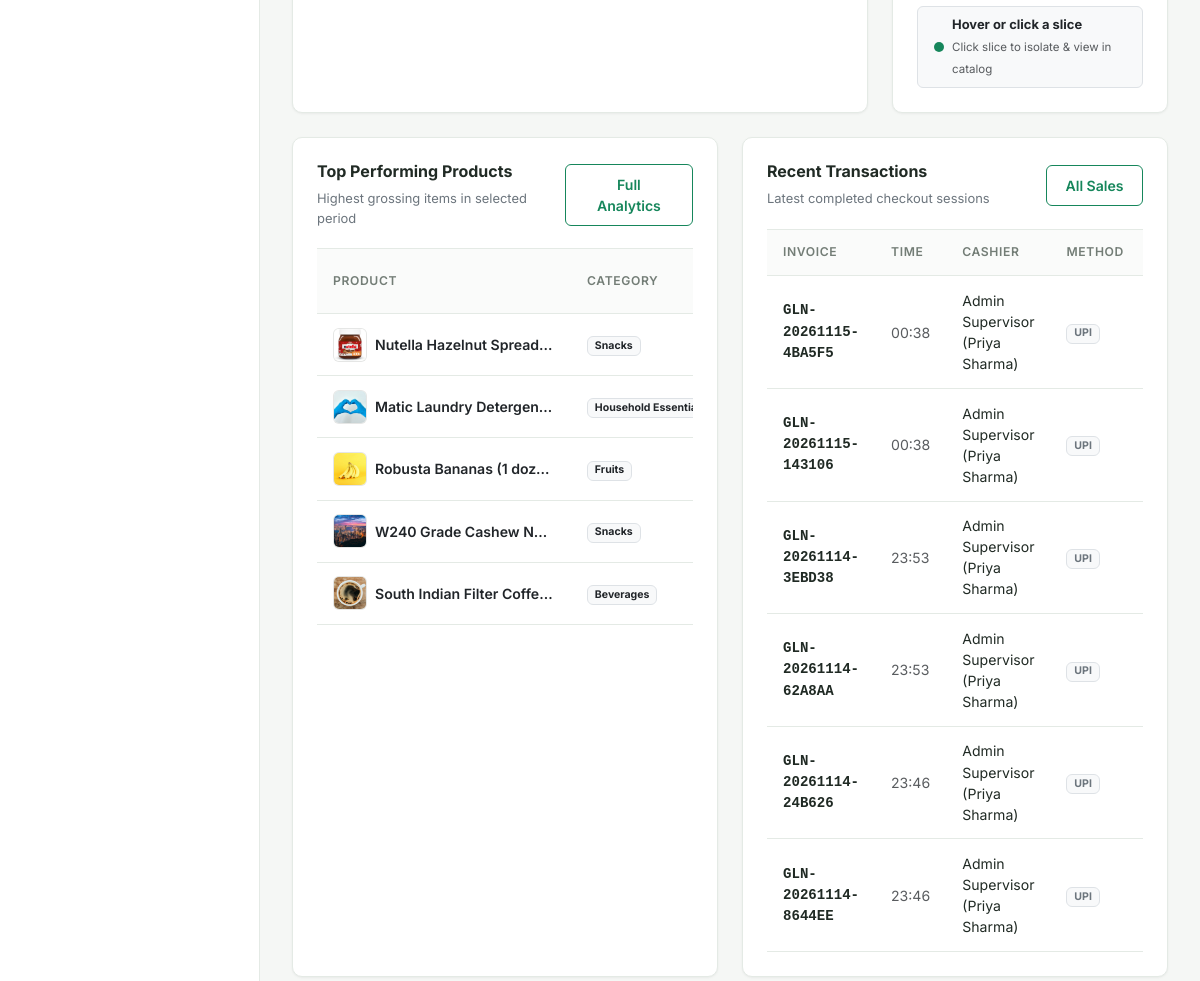
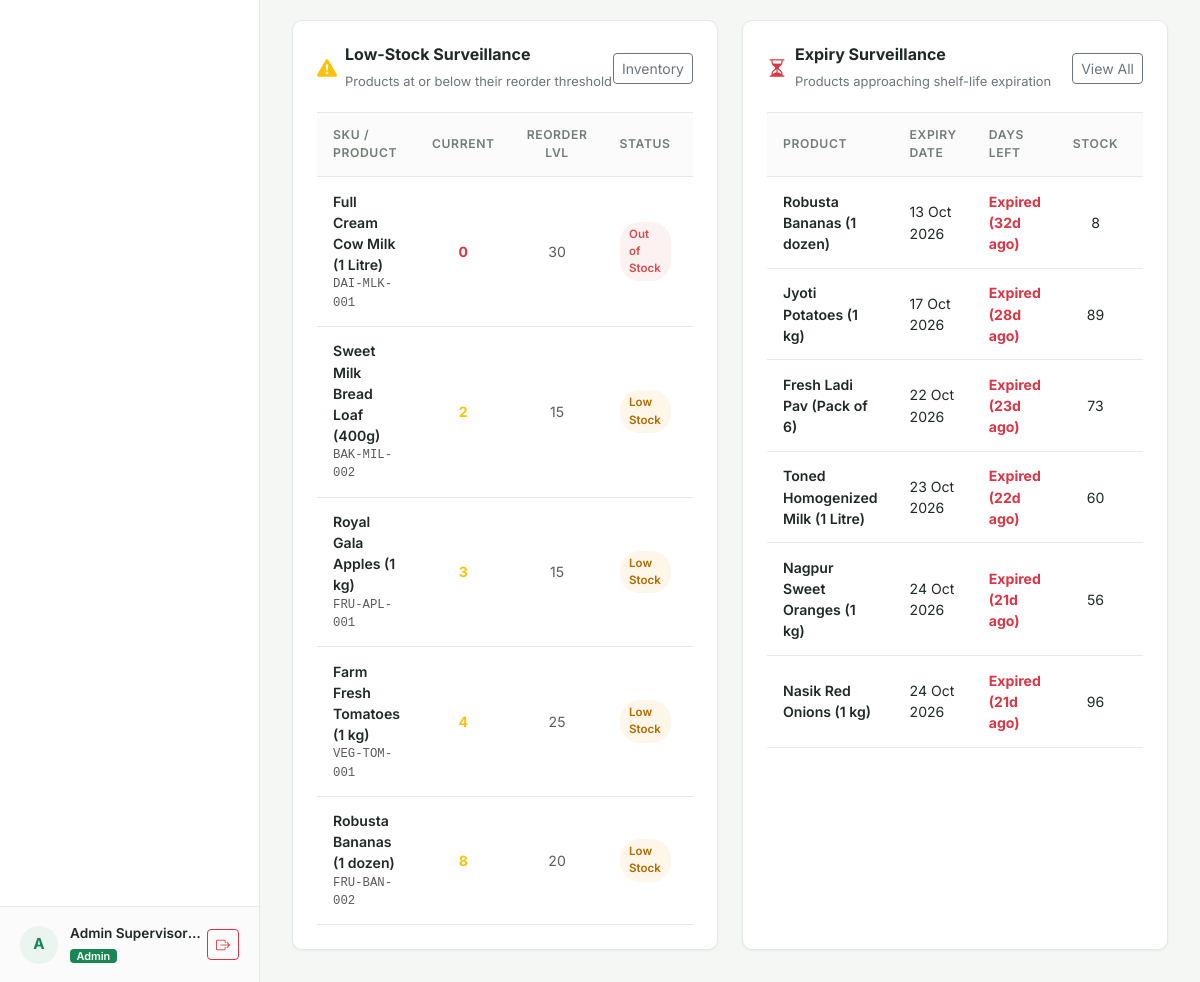
The page /dashboard (signed in, lower part) on the database as committed earlier (2 pictures, top to bottom).
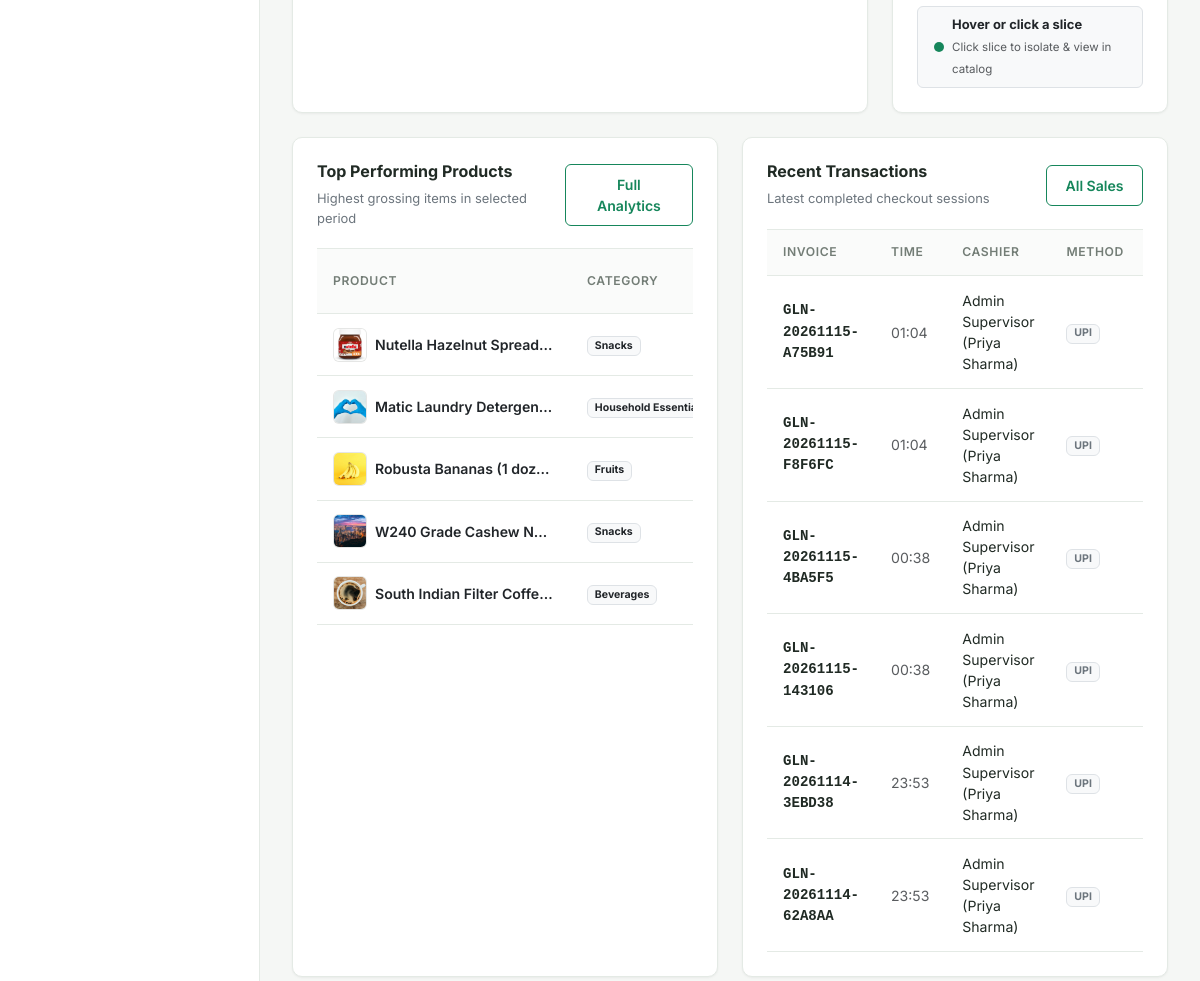
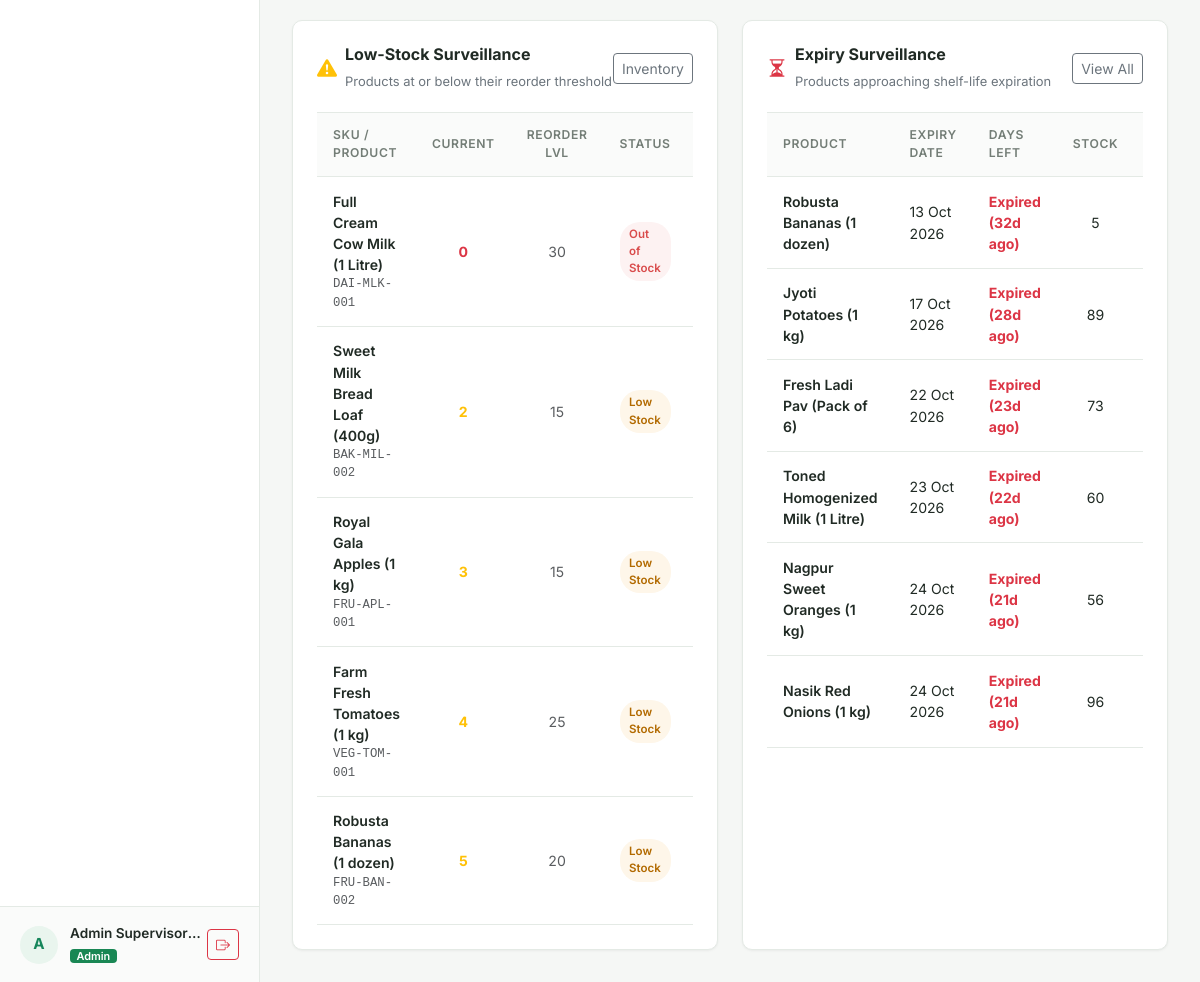
The same page on the database as committed later (2 pictures, top to bottom).
### models/product.py (models this page shows, shortened)
class Product(db.Model):
    __tablename__ = "products"
    product_id = db.Column(db.Integer, primary_key=True, autoincrement=True)
    sku = db.Column(db.String(50), unique=True, nullable=False, index=True)
    barcode = db.Column(db.String(50), nullable=True, index=True)
    name = db.Column(db.String(120), nullable=False, index=True)
    description = db.Column(db.Text, nullable=True)
    category = db.Column(db.String(50), nullable=False, index=True)
    unit_price = db.Column(db.Float, nullable=False)
    cost_price = db.Column(db.Float, default=0.0, nullable=False)
    stock_qty = db.Column(db.Integer, nullable=False, default=0)
    reorder_level = db.Column(db.Integer, nullable=False, default=10)
    expiry_date = db.Column(db.Date, nullable=True)
    supplier_id = db.Column(db.Integer, db.ForeignKey("suppliers.supplier_id"), nullable=True)
    image_path = db.Column(db.String(255), nullable=True)
    is_active = db.Column(db.Boolean, default=True, nullable=False, index=True)
    created_at = db.Column(db.DateTime, default=datetime.utcnow, nullable=False)
    updated_at = db.Column(db.DateTime, default=datetime.utcnow, onupdate=datetime.utcnow, nullable=False)
    supplier = db.relationship("Supplier", back_populates="products")
    sale_items = db.relationship("SaleItem", back_populates="product", lazy="dynamic")
    movements = db.relationship("InventoryMovement", back_populates="product", lazy="dynamic")
    @property
    def is_low_stock(self):
        return self.stock_qty <= self.reorder_level
    @property
    def days_to_expiry(self):
        if not self.expiry_date:
            return None
        today = date.today()
        return (self.expiry_date - today).days
    @property
    def expiry_status(self):
        if not self.expiry_date:
            return "no_expiry"
        days = self.days_to_expiry
        if days < 0:
            return "expired"
        elif days == 0:
            return "today"
        elif days <= 7:
            return "within_7"
        elif days <= 15:
            return "within_15"
        else:
            return "safe"

### models/sale_item.py (models this page shows, shortened)
class SaleItem(db.Model):
    __tablename__ = "sale_items"
    sale_item_id = db.Column(db.Integer, primary_key=True, autoincrement=True)
    sale_id = db.Column(db.Integer, db.ForeignKey("sales.sale_id", ondelete="CASCADE"), nullable=False, index=True)
    product_id = db.Column(db.Integer, db.ForeignKey("products.product_id", ondelete="SET NULL"), nullable=True, index=True)
    product_name_snapshot = db.Column(db.String(120), nullable=False)
    quantity = db.Column(db.Integer, nullable=False)
    unit_price = db.Column(db.Float, nullable=False)
    unit_cost_snapshot = db.Column(db.Float, nullable=False, default=0.0)
    discount_amount = db.Column(db.Float, nullable=False, default=0.0)
    line_total = db.Column(db.Float, nullable=False)
    sale = db.relationship("Sale", back_populates="items")
    product = db.relationship("Product", back_populates="sale_items")

### models/sale.py (models this page shows, shortened)
class Sale(db.Model):
    __tablename__ = "sales"
    sale_id = db.Column(db.Integer, primary_key=True, autoincrement=True)
    invoice_number = db.Column(db.String(50), unique=True, nullable=False, index=True)
    sale_date = db.Column(db.Date, nullable=False, default=date.today, index=True)
    sale_time = db.Column(db.Time, nullable=False, default=lambda: datetime.now().time())
    user_id = db.Column(db.Integer, db.ForeignKey("users.user_id"), nullable=False, index=True)
    subtotal = db.Column(db.Float, nullable=False, default=0.0)
    discount_amount = db.Column(db.Float, nullable=False, default=0.0)
    tax_amount = db.Column(db.Float, nullable=False, default=0.0)
    total_amount = db.Column(db.Float, nullable=False, default=0.0)
    payment_method = db.Column(db.String(30), nullable=False, default="Cash")
    transaction_status = db.Column(db.String(20), nullable=False, default="completed", index=True)
    customer_name = db.Column(db.String(100), nullable=True)
    customer_phone = db.Column(db.String(30), nullable=True)
    notes = db.Column(db.Text, nullable=True)
    created_at = db.Column(db.DateTime, default=datetime.utcnow, nullable=False, index=True)
    cashier = db.relationship("User", back_populates="sales")
    items = db.relationship("SaleItem", back_populates="sale", cascade="all, delete-orphan", lazy="joined")

### models/user.py (models this page shows, shortened)
class User(UserMixin, db.Model):
    __tablename__ = "users"
    user_id = db.Column(db.Integer, primary_key=True, autoincrement=True)
    username = db.Column(db.String(50), unique=True, nullable=False, index=True)
    full_name = db.Column(db.String(100), nullable=False)
    password_hash = db.Column(db.String(255), nullable=False)
    role = db.Column(db.String(20), nullable=False, default="cashier")  # 'admin' or 'cashier'
    is_active = db.Column(db.Boolean, default=True, nullable=False)
    created_at = db.Column(db.DateTime, default=datetime.utcnow, nullable=False)
    sales = db.relationship("Sale", back_populates="cashier", lazy="dynamic")
    movements = db.relationship("InventoryMovement", back_populates="user", lazy="dynamic")
    audit_logs = db.relationship("AuditLog", back_populates="user", lazy="dynamic")
    @property
    def is_admin(self):
        return self.role == "admin"

### routes/dashboard.py (the view)
@dashboard_bp.route("/")
@dashboard_bp.route("/dashboard")
@login_required
@admin_required
def index():
    range_key = request.args.get("range", "last_30_days")
    custom_start_str = request.args.get("start_date")
    custom_end_str = request.args.get("end_date")
    custom_start = None
    custom_end = None
    if custom_start_str:
        try:
            custom_start = date.fromisoformat(custom_start_str)
        except ValueError:
            pass
    if custom_end_str:
        try:
            custom_end = date.fromisoformat(custom_end_str)
        except ValueError:
            pass
    kpis = AnalyticsService.get_kpis(range_key, custom_start, custom_end)
    trend_data = AnalyticsService.get_sales_trend(range_key, custom_start, custom_end)
    top_products = AnalyticsService.get_top_products(range_key, limit=5, custom_start=custom_start, custom_end=custom_end)
    category_perf = AnalyticsService.get_category_performance(range_key, custom_start=custom_start, custom_end=custom_end)
    low_stock_list = InventoryService.get_low_stock_products(limit=6)
    near_expiry_list = InventoryService.get_expiry_alerts(days=15)[:6]
    recent_sales = Sale.query.filter_by(transaction_status="completed")\
        .order_by(Sale.sale_date.desc(), Sale.sale_time.desc())\
        .limit(6).all()
    return render_template(
        "dashboard/index.html",
        kpis=kpis,
        trend_data=trend_data,
        top_products=top_products,
        category_perf=category_perf,
        low_stock_list=low_stock_list,
        near_expiry_list=near_expiry_list,
        recent_sales=recent_sales,
        current_range=range_key,
    )

### routes/auth.py (called while the page is built)
def admin_required(f):
    @wraps(f)
    def decorated_function(*args, **kwargs):
        if not current_user.is_authenticated:
            return redirect(url_for("auth.login", next=request.url))
        if not current_user.is_admin:
            flash("Access denied: Administrator privileges required.", "danger")
            return abort(403)
        return f(*args, **kwargs)
    return decorated_function

### services/inventory_service.py (called while the page is built)
    @staticmethod
    def get_low_stock_products(limit=None):
        query = Product.query.filter(
            Product.is_active == True,
            Product.stock_qty <= Product.reorder_level,
        ).order_by(Product.stock_qty.asc())
        if limit:
            query = query.limit(limit)
        return query.all()

    @staticmethod
    def get_expiry_alerts(days=15):
        today = date.today()
        target_date = today + timedelta(days=days)
        products = Product.query.filter(
            Product.is_active == True,
            Product.expiry_date.isnot(None),
            Product.expiry_date <= target_date,
        ).order_by(Product.expiry_date.asc()).all()
        return products

### templates/dashboard/index.html (shortened to what the changed rows need)
{% extends "base.html" %}
{% block content %}
<div class="row g-4 mb-4">
  <div class="col-12 col-xl-6">
    <div class="card-custom h-100 mb-0">
      <div class="table-responsive">
        <table class="table-custom">
          <thead>
            <tr>
              <th>Product</th>
              <th>Category</th>
            </tr>
          </thead>
          <tbody>
            {% for p in top_products %}
            <tr>
              <td>
                <div class="d-flex align-items-center gap-2">
                  {% if p.image_path %}
                    <img src="{{ p.image_path }}" class="product-table-thumb" style="width: 34px; height: 34px;" alt="{{ p.name }}" loading="lazy" onerror="this.src='https://images.unsplash.com/photo-1542838132-92c53300491e?auto=format&fit=crop&w=80&q=75';">
                  {% else %}
                    <div class="product-table-thumb d-flex align-items-center justify-content-center text-muted bg-light" style="width: 34px; height: 34px; font-size: 0.8rem;">
                      <i class="bi bi-basket"></i>
                    </div>
                  {% endif %}
                  <span class="fw-semibold text-dark text-truncate" style="max-width: 180px;" title="{{ p.name }}">{{ p.name }}</span>
                </div>
              </td>
              <td><span class="badge bg-light text-dark border">{{ p.category }}</span></td>
            </tr>
            {% else %}
            <tr>
              <td colspan="4" class="text-center text-muted py-4">No completed sales recorded in this period.</td>
            </tr>
            {% endfor %}
          </tbody>
        </table>
      </div>
    </div>
  </div>
  <div class="col-12 col-xl-6">
    <div class="card-custom h-100 mb-0">
      <div class="table-responsive">
        <table class="table-custom">
          <thead>
            <tr>
              <th>Invoice</th>
              <th>Time</th>
              <th>Cashier</th>
              <th>Method</th>
              <th class="text-end">Total</th>
            </tr>
          </thead>
          <tbody>
            {% for s in recent_sales %}
            <tr>
              <td class="fw-semibold font-monospace small">{{ s.invoice_number }}</td>
              <td class="text-muted small">{{ s.sale_time.strftime('%H:%M') if s.sale_time else '' }}</td>
              <td>{{ s.cashier.full_name }}</td>
              <td><span class="badge bg-light text-secondary border">{{ s.payment_method }}</span></td>
              <td class="text-end fw-bold">{{ s.total_amount|currency }}</td>
            </tr>
            {% else %}
            <tr>
              <td colspan="6" class="text-center text-muted py-4">No transactions found.</td>
            </tr>
            {% endfor %}
          </tbody>
        </table>
      </div>
    </div>
  </div>
</div>
<div class="row g-4">
  <div class="col-12 col-xl-6">
    <div class="card-custom h-100 mb-0">
      <div class="table-responsive">
        <table class="table-custom">
          <thead>
            <tr>
              <th>SKU / Product</th>
              <th class="text-center">Current</th>
              <th class="text-center">Reorder Lvl</th>
              <th>Status</th>
              <th class="text-center">Action</th>
            </tr>
          </thead>
          <tbody>
            {% for item in low_stock_list %}
            <tr>
              <td>
                <div class="fw-semibold">{{ item.name }}</div>
                <div class="text-muted small font-monospace">{{ item.sku }}</div>
              </td>
              <td class="text-center fw-bold {% if item.stock_qty == 0 %}text-danger{% else %}text-warning{% endif %}">
                {{ item.stock_qty }}
              </td>
              <td class="text-center text-muted">{{ item.reorder_level }}</td>
              <td>
                {% if item.stock_qty == 0 %}
                  <span class="badge-custom badge-out-of-stock">Out of Stock</span>
                {% else %}
                  <span class="badge-custom badge-low-stock">Low Stock</span>
                {% endif %}
              </td>
              <td class="text-center">
              </td>
            </tr>
            {% else %}
            <tr>
              <td colspan="5" class="text-center text-success py-4">
                <i class="bi bi-check-circle me-1"></i> All products maintain optimal stock levels!
              </td>
            </tr>
            {% endfor %}
          </tbody>
        </table>
      </div>
    </div>
  </div>
  <div class="col-12 col-xl-6">
    <div class="card-custom h-100 mb-0">
      <div class="table-responsive">
        <table class="table-custom">
          <thead>
            <tr>
              <th>Product</th>
              <th>Expiry Date</th>
              <th>Days Left</th>
              <th class="text-center">Stock</th>
              <th>Severity</th>
            </tr>
          </thead>
          <tbody>
            {% for item in near_expiry_list %}
            <tr>
              <td class="fw-semibold">{{ item.name }}</td>
              <td>{{ item.expiry_date.strftime('%d %b %Y') if item.expiry_date else 'N/A' }}</td>
              <td>
                {% if item.days_to_expiry < 0 %}
                  <span class="text-danger fw-bold">Expired ({{ item.days_to_expiry|abs }}d ago)</span>
                {% elif item.days_to_expiry == 0 %}
                  <span class="text-danger fw-bold">Expires Today</span>
                {% else %}
                  <span class="text-warning fw-semibold">{{ item.days_to_expiry }} days</span>
                {% endif %}
              </td>
              <td class="text-center">{{ item.stock_qty }}</td>
              <td>
              </td>
            </tr>
            {% else %}
            <tr>
              <td colspan="5" class="text-center text-success py-4">
                <i class="bi bi-check-circle me-1"></i> No products approaching expiry within the next 15 days.
              </td>
            </tr>
            {% endfor %}
          </tbody>
        </table>
      </div>
    </div>
  </div>
</div>
{% endblock %}

Rows that differ between the two databases and show on the page:
no longer on this page (row unchanged): Sale: invoice_number "GLN-20261114-24B626", sale_time "23:46", cashier.full_name "Admin Supervisor (Priya Sharma)", payment_method "UPI"
no longer on this page (row unchanged): Sale: invoice_number "GLN-20261114-8644EE", sale_time "23:46", cashier.full_name "Admin Supervisor (Priya Sharma)", payment_method "UPI"
changed Product "Robusta Bananas (1 dozen)": stock_qty "8" → "5"
added Sale: invoice_number "GLN-20261115-A75B91", sale_time "01:04", cashier.full_name "Admin Supervisor (Priya Sharma)", payment_method "UPI"
added Sale: invoice_number "GLN-20261115-F8F6FC", sale_time "01:04", cashier.full_name "Admin Supervisor (Priya Sharma)", payment_method "UPI"
